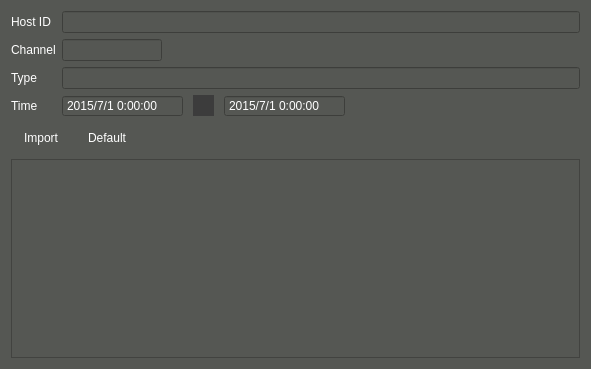
<?xml version="1.0" encoding="UTF-8"?>
<ui version="4.0">
 <class>VSCStorLicense</class>
 <widget class="QWidget" name="VSCStorLicense">
  <property name="geometry">
   <rect>
    <x>0</x>
    <y>0</y>
    <width>591</width>
    <height>369</height>
   </rect>
  </property>
  <property name="windowTitle">
   <string>Master Hard Disk Selecting</string>
  </property>
  <property name="windowIcon">
   <iconset>
    <normaloff>:/logo/resources/vscsmall.jpg</normaloff>:/logo/resources/vscsmall.jpg</iconset>
  </property>
  <property name="styleSheet">
   <string notr="true">color: rgb(255, 255, 255);
background-color: rgb(85, 87, 83);</string>
  </property>
  <layout class="QVBoxLayout" name="verticalLayout">
   <item>
    <layout class="QGridLayout" name="gridLayout">
     <item row="0" column="1">
      <widget class="QLineEdit" name="hostId">
       <property name="readOnly">
        <bool>true</bool>
       </property>
      </widget>
     </item>
     <item row="1" column="0">
      <widget class="QLabel" name="label_2">
       <property name="text">
        <string>Channel</string>
       </property>
      </widget>
     </item>
     <item row="1" column="1">
      <widget class="QLineEdit" name="channel">
       <property name="enabled">
        <bool>true</bool>
       </property>
       <property name="maximumSize">
        <size>
         <width>100</width>
         <height>16777215</height>
        </size>
       </property>
       <property name="readOnly">
        <bool>true</bool>
       </property>
      </widget>
     </item>
     <item row="0" column="0">
      <widget class="QLabel" name="label">
       <property name="text">
        <string>Host ID</string>
       </property>
      </widget>
     </item>
     <item row="2" column="0">
      <widget class="QLabel" name="label_3">
       <property name="text">
        <string>Type</string>
       </property>
      </widget>
     </item>
     <item row="2" column="1">
      <widget class="QLineEdit" name="type">
       <property name="enabled">
        <bool>true</bool>
       </property>
       <property name="maximumSize">
        <size>
         <width>16777215</width>
         <height>16777215</height>
        </size>
       </property>
       <property name="readOnly">
        <bool>true</bool>
       </property>
      </widget>
     </item>
     <item row="3" column="1">
      <layout class="QHBoxLayout" name="horizontalLayout_2">
       <property name="spacing">
        <number>10</number>
       </property>
       <item>
        <widget class="QDateTimeEdit" name="startTime">
         <property name="styleSheet">
          <string notr="true"/>
         </property>
         <property name="wrapping">
          <bool>false</bool>
         </property>
         <property name="readOnly">
          <bool>true</bool>
         </property>
         <property name="buttonSymbols">
          <enum>QAbstractSpinBox::NoButtons</enum>
         </property>
         <property name="accelerated">
          <bool>false</bool>
         </property>
         <property name="showGroupSeparator" stdset="0">
          <bool>false</bool>
         </property>
         <property name="dateTime">
          <datetime>
           <hour>0</hour>
           <minute>0</minute>
           <second>0</second>
           <year>2015</year>
           <month>7</month>
           <day>1</day>
          </datetime>
         </property>
         <property name="displayFormat">
          <string>yyyy/M/d H:mm:ss</string>
         </property>
         <property name="calendarPopup">
          <bool>false</bool>
         </property>
        </widget>
       </item>
       <item>
        <widget class="QPushButton" name="pushButton">
         <property name="minimumSize">
          <size>
           <width>21</width>
           <height>21</height>
          </size>
         </property>
         <property name="maximumSize">
          <size>
           <width>21</width>
           <height>21</height>
          </size>
         </property>
         <property name="styleSheet">
          <string notr="true">background-color:rgb(60, 60, 60);
border:none;</string>
         </property>
         <property name="text">
          <string/>
         </property>
         <property name="icon">
          <iconset resource="../../../../../veuilib/src/velibui.qrc">
           <normaloff>:/date/resources/date/libuinextm.png</normaloff>:/date/resources/date/libuinextm.png</iconset>
         </property>
        </widget>
       </item>
       <item>
        <widget class="QDateTimeEdit" name="endTime">
         <property name="styleSheet">
          <string notr="true"/>
         </property>
         <property name="readOnly">
          <bool>true</bool>
         </property>
         <property name="buttonSymbols">
          <enum>QAbstractSpinBox::NoButtons</enum>
         </property>
         <property name="dateTime">
          <datetime>
           <hour>0</hour>
           <minute>0</minute>
           <second>0</second>
           <year>2015</year>
           <month>7</month>
           <day>1</day>
          </datetime>
         </property>
         <property name="displayFormat">
          <string>yyyy/M/d H:mm:ss</string>
         </property>
         <property name="calendarPopup">
          <bool>false</bool>
         </property>
        </widget>
       </item>
       <item>
        <spacer name="horizontalSpacer">
         <property name="orientation">
          <enum>Qt::Horizontal</enum>
         </property>
         <property name="sizeHint" stdset="0">
          <size>
           <width>40</width>
           <height>20</height>
          </size>
         </property>
        </spacer>
       </item>
      </layout>
     </item>
     <item row="3" column="0">
      <widget class="QLabel" name="label_4">
       <property name="text">
        <string>Time</string>
       </property>
      </widget>
     </item>
    </layout>
   </item>
   <item>
    <layout class="QHBoxLayout" name="horizontalLayout">
     <item>
      <widget class="QPushButton" name="pushButtonImport">
       <property name="minimumSize">
        <size>
         <width>60</width>
         <height>30</height>
        </size>
       </property>
       <property name="maximumSize">
        <size>
         <width>60</width>
         <height>30</height>
        </size>
       </property>
       <property name="styleSheet">
        <string notr="true">QPushButton { 
border:none;
color:white;
background-image: url(:/action/resources/button.png);}
QPushButton:hover {
	background-image: url(:/action/resources/buttonpress.png);}
QPushButton:pressed {
	background-image: url(:/action/resources/button.png);}
</string>
       </property>
       <property name="text">
        <string>Import</string>
       </property>
       <property name="iconSize">
        <size>
         <width>60</width>
         <height>40</height>
        </size>
       </property>
      </widget>
     </item>
     <item>
      <widget class="QPushButton" name="pushButtonDefault">
       <property name="minimumSize">
        <size>
         <width>60</width>
         <height>30</height>
        </size>
       </property>
       <property name="maximumSize">
        <size>
         <width>60</width>
         <height>30</height>
        </size>
       </property>
       <property name="styleSheet">
        <string notr="true">QPushButton { 
border:none;
color:white;
background-image: url(:/action/resources/button.png);}
QPushButton:hover {
	background-image: url(:/action/resources/buttonpress.png);}
QPushButton:pressed {
	background-image: url(:/action/resources/buttonpress.png);}
</string>
       </property>
       <property name="text">
        <string>Default</string>
       </property>
       <property name="iconSize">
        <size>
         <width>60</width>
         <height>40</height>
        </size>
       </property>
      </widget>
     </item>
     <item>
      <spacer name="horizontalSpacer_2">
       <property name="orientation">
        <enum>Qt::Horizontal</enum>
       </property>
       <property name="sizeHint" stdset="0">
        <size>
         <width>40</width>
         <height>20</height>
        </size>
       </property>
      </spacer>
     </item>
    </layout>
   </item>
   <item>
    <widget class="QTextEdit" name="lic">
     <property name="styleSheet">
      <string notr="true">font: 10pt &quot;Arial&quot;;</string>
     </property>
     <property name="readOnly">
      <bool>true</bool>
     </property>
     <property name="html">
      <string>&lt;!DOCTYPE HTML PUBLIC &quot;-//W3C//DTD HTML 4.0//EN&quot; &quot;http://www.w3.org/TR/REC-html40/strict.dtd&quot;&gt;
&lt;html&gt;&lt;head&gt;&lt;meta name=&quot;qrichtext&quot; content=&quot;1&quot; /&gt;&lt;style type=&quot;text/css&quot;&gt;
p, li { white-space: pre-wrap; }
&lt;/style&gt;&lt;/head&gt;&lt;body style=&quot; font-family:'Arial'; font-size:10pt; font-weight:400; font-style:normal;&quot;&gt;
&lt;p style=&quot;-qt-paragraph-type:empty; margin-top:0px; margin-bottom:0px; margin-left:0px; margin-right:0px; -qt-block-indent:0; text-indent:0px;&quot;&gt;&lt;br /&gt;&lt;/p&gt;&lt;/body&gt;&lt;/html&gt;</string>
     </property>
    </widget>
   </item>
  </layout>
 </widget>
 <resources>
  <include location="../../../main/vscmainwindows.qrc"/>
  <include location="../../../../../veuilib/src/velibui.qrc"/>
 </resources>
 <connections/>
</ui>
